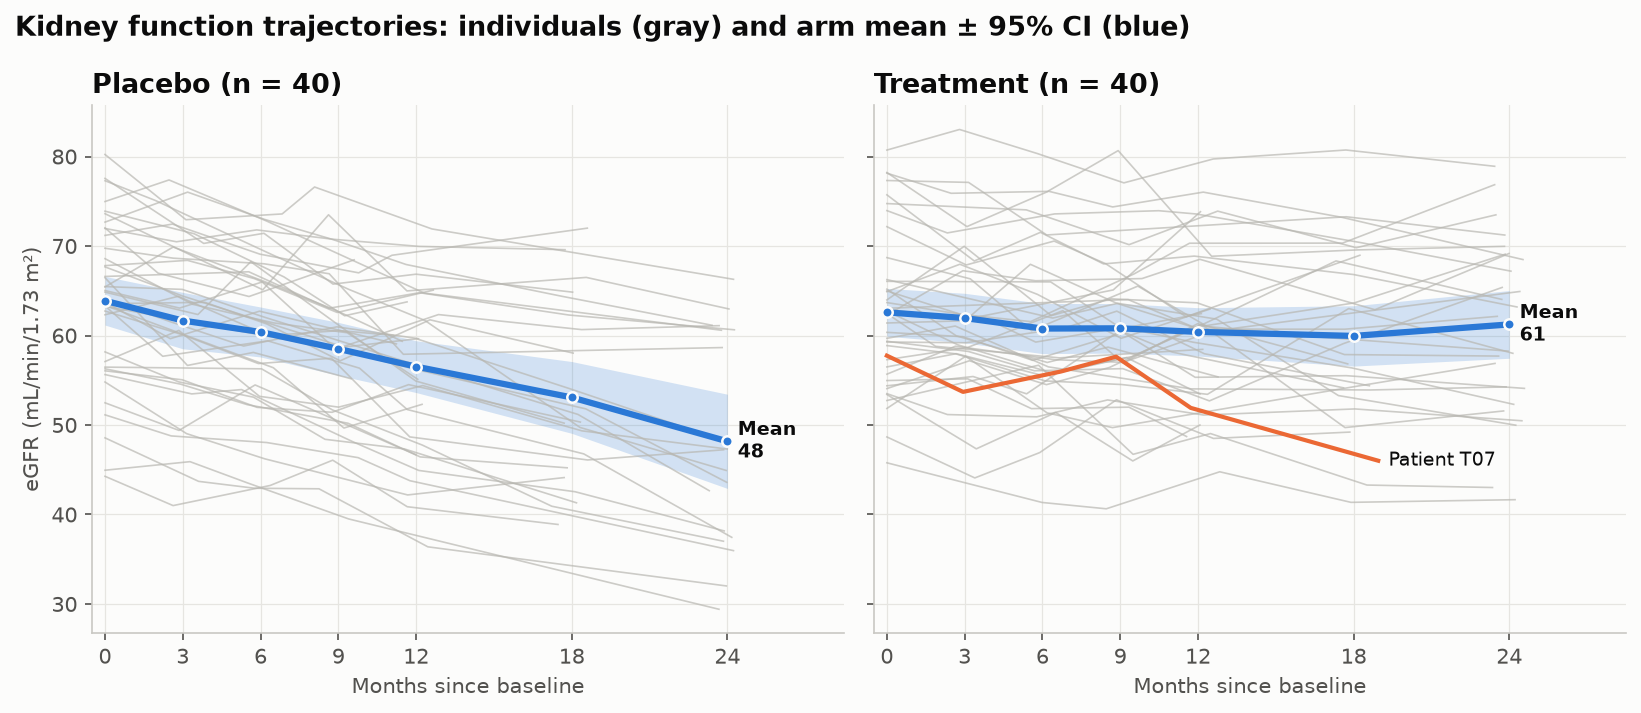

Python code for this plot:
"""
Spaghetti Plot (Longitudinal Trajectories)  -  family: Scientific & clinical

DESIGN PURPOSE
Draws one thin line per subject for repeated measurements over time, with the
group mean and its confidence band on top. Individual variation, dropout and
the average trend are visible together, which a plot of means alone hides.

WHEN TO USE
  - Show repeated lab values, vital signs or scores per patient over follow-up
    visits
  - Show between-patient heterogeneity around an average trajectory
  - Spot unusual individual trajectories, dropout and irregular visit timing

AVOID WHEN
  - There are hundreds of subjects so the lines become a solid mass (sample
    them, use a density band, or facet by group)
  - Only group averages matter and individual data cannot be shown (for
    privacy reasons)

ALTERNATIVES
  - Mean ± CI line chart
  - Small multiples (one panel per patient for small n)
  - Heatmap (patients × visits)

EXAMPLE
eGFR (kidney function) measured at scheduled visits over 24 months in 40
synthetic patients per arm, with some missed visits and dropout. Placebo is
compared with an active treatment.

Run:  python spaghetti_longitudinal.py
"""
import sys
from pathlib import Path

import numpy as np
import pandas as pd
import matplotlib.pyplot as plt

# Library style: categorical colors in fixed order, recessive axes, hairline grid.
PALETTE = ["#2a78d6", "#eb6834", "#1baf7a", "#eda100",
           "#e87ba4", "#008300", "#6250d6", "#e34948"]
SEQ_CMAP = "Blues"      # sequential: one hue, light -> dark
DIV_CMAP = "RdBu_r"     # diverging: two opposite hues, neutral midpoint
GRAY = "#b8b7b1"        # de-emphasised marks
plt.rcParams.update({
    "figure.figsize": (8, 4.8), "figure.dpi": 110, "figure.facecolor": "#fcfcfb",
    "axes.facecolor": "#fcfcfb", "axes.edgecolor": "#c9c8c3", "axes.linewidth": 0.8,
    "axes.spines.top": False, "axes.spines.right": False,
    "axes.grid": True, "grid.color": "#e6e5e1", "grid.linewidth": 0.6, "axes.axisbelow": True,
    "axes.prop_cycle": plt.cycler(color=PALETTE),
    "axes.titlesize": 13, "axes.titleweight": "bold", "axes.titlelocation": "left",
    "axes.labelcolor": "#52514e", "xtick.color": "#52514e", "ytick.color": "#52514e",
    "text.color": "#0b0b0b", "font.size": 10, "lines.linewidth": 2,
    "legend.frameon": False,
})

# --- Example data ------------------------------------------------------------
rng = np.random.default_rng(12)
visits = np.array([0, 3, 6, 9, 12, 18, 24])
rows = []
for arm, slope_mu in [("Placebo", -0.55), ("Treatment", -0.12)]:
    for i in range(40):
        pid = f"{arm[0]}{i:02d}"
        base = rng.normal(62, 9)
        slope = rng.normal(slope_mu, 0.25)
        if arm == "Treatment" and i == 7:
            slope = -0.9                                     # an atypical decliner to highlight
        last = rng.choice([12, 18, 24, 24, 24, 24])          # dropout
        for v in visits[visits <= last]:
            if v > 0 and rng.random() < 0.08:                # missed visit
                continue
            month = v + rng.normal(0, 0.4) if v else 0
            rows.append({"arm": arm, "patient": pid, "month": month, "visit": v,
                         "egfr": base + slope * month + rng.normal(0, 2.5)})
df = pd.DataFrame(rows)
df.head()

# --- Plot --------------------------------------------------------------------
highlight = "T07"
fig, axes = plt.subplots(1, 2, figsize=(11, 4.8), sharey=True)
for ax, (arm, g) in zip(axes, df.groupby("arm")):
    for pid, p in g.groupby("patient"):
        if pid != highlight:
            ax.plot(p["month"], p["egfr"], color=GRAY, linewidth=0.8, alpha=0.7)
    summary = g.groupby("visit")["egfr"].agg(["mean", "std", "count"])
    ci = 1.96 * summary["std"] / np.sqrt(summary["count"])
    ax.fill_between(summary.index, summary["mean"] - ci, summary["mean"] + ci, color=PALETTE[0], alpha=0.2, linewidth=0)
    ax.plot(summary.index, summary["mean"], color=PALETTE[0], linewidth=3, marker="o", markersize=5,
            markeredgecolor="#fcfcfb", markeredgewidth=1.2)
    ax.text(24.4, summary["mean"].iloc[-1], f"Mean\n{summary['mean'].iloc[-1]:.0f}", color="#0b0b0b",
            fontsize=9, va="center", fontweight="bold")
    if highlight in set(g["patient"]):
        p = g[g["patient"] == highlight]
        ax.plot(p["month"], p["egfr"], color=PALETTE[1], linewidth=2)
        ax.text(p["month"].iloc[-1] + 0.4, p["egfr"].iloc[-1], f"Patient {highlight}", color="#0b0b0b",
                fontsize=9, va="center")
    ax.set_title(f"{arm} (n = {g['patient'].nunique()})")
    ax.set_xticks(visits)
    ax.set_xlim(-0.5, 28.5)
    ax.set_xlabel("Months since baseline")
axes[0].set_ylabel("eGFR (mL/min/1.73 m²)")
fig.suptitle("Kidney function trajectories: individuals (gray) and arm mean ± 95% CI (blue)",
             x=0.01, ha="left", fontsize=13, fontweight="bold")
fig.tight_layout()

# --- Save / show -------------------------------------------------------------
out = Path(__file__).with_name(Path(__file__).stem + ".png")
fig.savefig(out, dpi=150, bbox_inches="tight")
print(f"saved {out}")
if "--no-show" not in sys.argv:
    plt.show()
